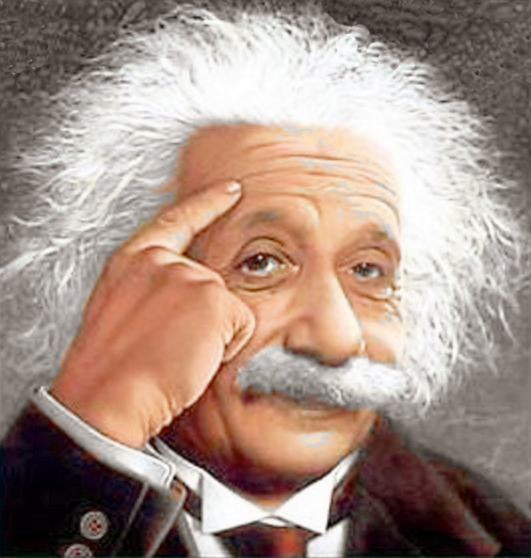
#> input picture einstein.jpg, 1062 x 1116 px (shown at 1/2 size)
$ python pcddct.py
#> lines starting #> are read from the running program, lines starting #| are printed output that depends on the picture
# -*- coding: utf-8 -*-
"""PCDDCT.ipynb

Automatically generated by Colaboratory.

Original file is located at
    https://colab.research.google.com/drive/1-aENAIjQdhKnv_3Erce_NVcjKcUXKzH1

Kompresi Citra dengan Discrete Cosine Transform (DCT)


"""

# Pemanggilan library open cv, numpy, matplotlib
import cv2
import numpy as np
import matplotlib.pyplot as plt
import matplotlib.image as mpimg

# Pemanggilan file dalam bentuk grayscale
img=cv2.imread('einstein.jpg',0)
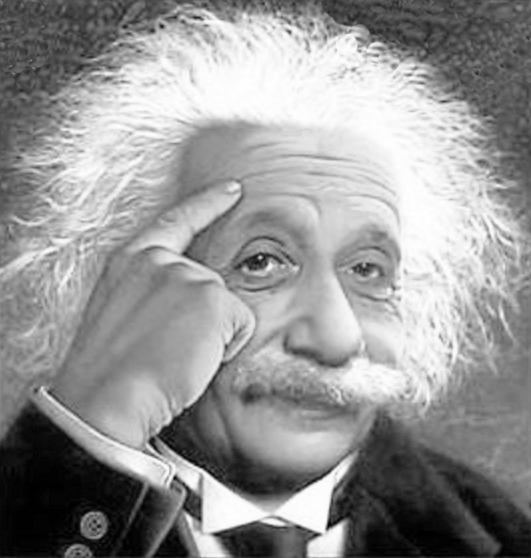
#> img: shape (1116, 1062) (shown at 1/2 size); min 0, max 255, mean 148.3

# Display citra grayscale
f=plt.figure()
plt.imshow(img)

# Ekstrak file citra dalam bentuk float
img_float = img.astype('float')
img_float

# Proses transformasi file citra dengan teknik DCT dan menyimpan log dct
img_dct = cv2.dct(img_float)
img_dct_log = np.log(abs(img_dct))
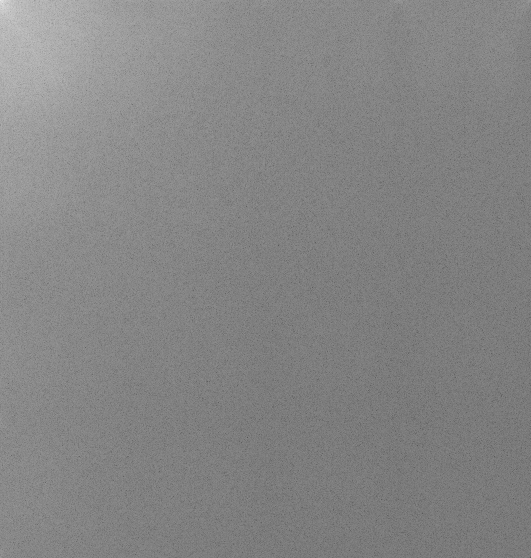
#> img_dct_log: shape (1116, 1062) float64 (shown at 1/2 size); min -14.33, max 11.99, mean -0.62; drawn with min black and max white
img_dct_log

# Proses inverse DCT tahap 1
img_idct1 = cv2.idct(img_dct)
img_idct1

# Proses inverse DCT tahap 2 dengan frekuensi 100x100
recor_temp = img_dct[0:100,0:100]
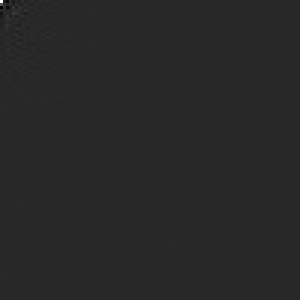
#> recor_temp: shape (100, 100) float64 (shown 3 times larger); min -30787.8, max 161473.3, mean 11.3; drawn with min black and max white
recor_temp2 = np.zeros(img.shape)
recor_temp2[0:100,0:100] = recor_temp

img_idct2 = cv2.idct(recor_temp2)
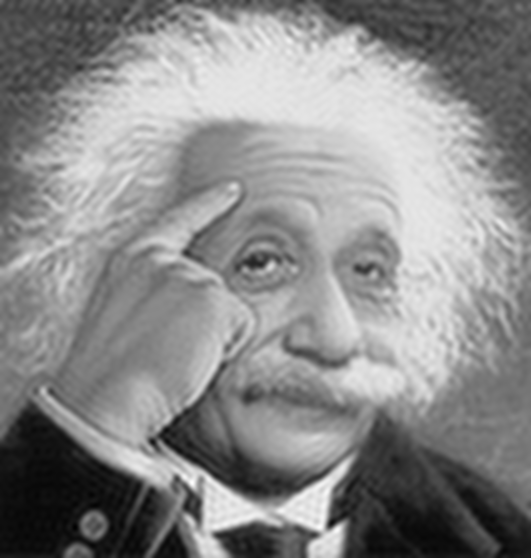
#> img_idct2: shape (1116, 1062) float64 (shown at 1/2 size); min -11.44, max 284.4, mean 148.3; drawn with min black and max white
img_idct2

# Display hasil transformasi
plt.subplot(221)
plt.imshow(img)
plt.title('original')
plt.subplot(222)
plt.imshow(img_dct_log)
plt.title('dct transformed')
plt.subplot(223)
plt.imshow(img_idct1)
plt.title('idct transformed')
plt.subplot(224)
plt.imshow(img_idct2)
plt.title('idct transformed')

# Penyimpanan file citra
cv2.imwrite('einstein.jpg', img)
cv2.imwrite('img_dct.jpg',img_dct)
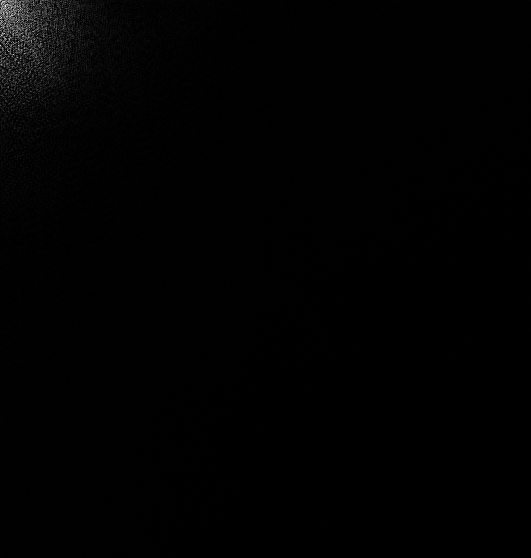
#> saved as img_dct.jpg: shape (1116, 1062) (shown at 1/2 size); min 0, max 255, mean 1.6
cv2.imwrite('img_idct1.jpg', img_idct1)
cv2.imwrite('img_idct2.jpg', img_idct2)

# Informasi perbandingan ukuran dari file citra
import os
info=os.stat('einstein.jpg')
print("ukuran dari gambar original sebelum DCT adalah: ", info.st_size/1024,"KB")
#> (the run stopped early here; a loop or call above may not have finished)
